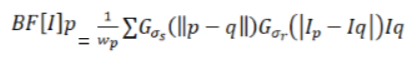
#> input picture Images/Bilateral Equation.png, 416 x 60 px; its folder holds only this picture in this run
$ python main.py --images ../../../Images   (older library calls are emulated)
#> lines starting #> are read from the running program, lines starting #| are printed output that depends on the picture
### MultiCORE/laplacian/Main/parallel.py
#import packages
import numpy as np
import cv2
import matplotlib.pyplot as plt
import os

def process(image):


    # Apply gray scale
    gray_img = cv2.cvtColor(image, cv2.COLOR_BGR2GRAY)

    # Apply gaussian blur
    blur_img = cv2.GaussianBlur(gray_img, (3, 3), 0)

    # Positive Laplacian Operator
    laplacian = cv2.Laplacian(blur_img, cv2.CV_64F)
    return laplacian

def chunk(l, n):
    # loop over the list in n-sized chunks
    for i in range(0, len(l), n):
        # yield the current n-sized chunk to the calling function
        yield l[i: i + n]


def process_images(payload):
    print("[INFO] starting process {}".format(payload["id"]))
    for imagePath in payload["input_paths"]:
         # Open the image
        image = cv2.imread(imagePath)
        laplacian = process(image)
        plt.figure()
        filename=os.path.basename(imagePath)
        plt.title(filename)
        plt.imsave(filename+'.jpg', laplacian, cmap='gray')
        plt.imshow(laplacian, cmap='gray')
        plt.show()

### MultiCORE/laplacian/Main/main.py
# import packages
from Main.parallel import process_images
from Main.parallel import chunk
from multiprocessing import Pool
from multiprocessing import cpu_count
from imutils import paths
import numpy as np
import argparse
import os
import time

start=time.time();
# check to see if this is the main thread of execution
if __name__ == "__main__":
	# construct the argument parser and parse the arguments
	ap = argparse.ArgumentParser()
	ap.add_argument("-i", "--images", required=True, type=str,
		help="path to input directory of images")
#	ap.add_argument("-o", "--output", required=True, type=str,
#		help="path to output directory to store intermediate files")
	ap.add_argument("-p", "--procs", type=int, default=-1,
		help="# of processes to spin up")
	args = vars(ap.parse_args())

	# determine the number of concurrent processes to launch when
	# distributing the load across the system, then create the list
	# of process IDs
	procs = args["procs"] if args["procs"] > 0 else cpu_count()
	procIDs = list(range(0, procs))
	# grab the paths to the input images, then determine the number
	# of images each process will handle
	print("[INFO] grabbing image paths...")
	allImagePaths = sorted(list(paths.list_images(args["images"])))
	numImagesPerProc = len(allImagePaths) / float(procs)
	numImagesPerProc = int(np.ceil(numImagesPerProc))
	# chunk the image paths into N (approximately) equal sets, one
	# set of image paths for each individual process
	chunkedPaths = list(chunk(allImagePaths, numImagesPerProc))

	# initialize the list of payloads
	payloads = []
	# loop over the set chunked image paths
	for (i, imagePaths) in enumerate(chunkedPaths):
		# construct the path to the output intermediary file for the
		# current process
#		outputPath = os.path.sep.join([args["output"],
#			"proc_{}.pickle".format(i)])
		# construct a dictionary of data for the payload, then add it
		# to the payloads list
		data = {
			"id": i,
			"input_paths": imagePaths,
#			"output_path": outputPath
		}
		payloads.append(data)

	# construct and launch the processing pool
	print("[INFO] launching pool using {} processes...".format(procs))
	pool = Pool(processes=procs)
	pool.map(process_images, payloads)
#> in process_images, image is the input picture: shape (60, 416, 3); mean B, G, R 240.4, 240.5, 240.5
#> in process, `gray_img = cv2.cvtColor(image, cv2.COLOR_BGR2GRAY)`:
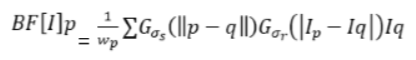
#> gray_img: shape (60, 416); min 16, max 255, mean 240.5
#> in process, `blur_img = cv2.GaussianBlur(gray_img, (3, 3), 0)`:
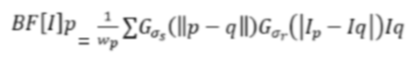
#> blur_img: shape (60, 416); min 54, max 255, mean 240.5
#> in process, `laplacian = cv2.Laplacian(blur_img, cv2.CV_64F)`:
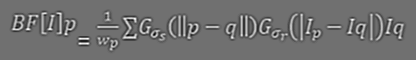
#> laplacian: shape (60, 416) float64; min -102, max 130, mean 0; drawn with min black and max white
	# close the pool and wait for all processes to finish
	print("[INFO] waiting for processes to finish...")
	pool.close()
	pool.join()
	print("[INFO] multiprocessing complete")

	end=time.time();
	print(f'Time to complete: {end-start}');

$ run again, on Images/Gaussian Equation.png
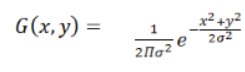
#> input picture Images/Gaussian Equation.png, 245 x 72 px
#> in process_images, image is the input picture: shape (72, 245, 3); mean B, G, R 246.1, 246.1, 246.1
#> in process, `blur_img = cv2.GaussianBlur(gray_img, (3, 3), 0)`:
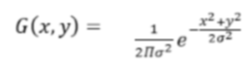
#> blur_img: shape (72, 245); min 72, max 255, mean 246.1
#> in process, `laplacian = cv2.Laplacian(blur_img, cv2.CV_64F)`:
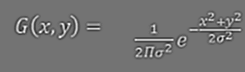
#> laplacian: shape (72, 245) float64; min -107, max 129, mean 0; drawn with min black and max white

$ run again, on Images/Gaussian Kernel.png
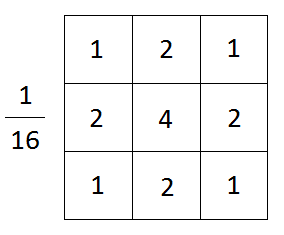
#> input picture Images/Gaussian Kernel.png, 284 x 235 px
#> in process_images, image is the input picture: shape (235, 284, 3); mean B, G, R 245.2, 245.1, 245.2
#> in process, `blur_img = cv2.GaussianBlur(gray_img, (3, 3), 0)`:
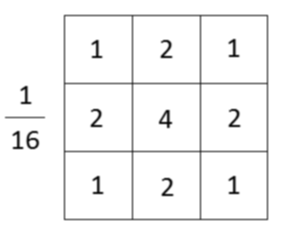
#> blur_img: shape (235, 284); min 5, max 255, mean 245.2
#> in process, `laplacian = cv2.Laplacian(blur_img, cv2.CV_64F)`:
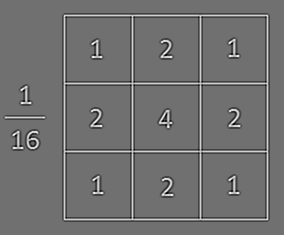
#> laplacian: shape (235, 284) float64; min -148, max 186, mean 0; drawn with min black and max white
